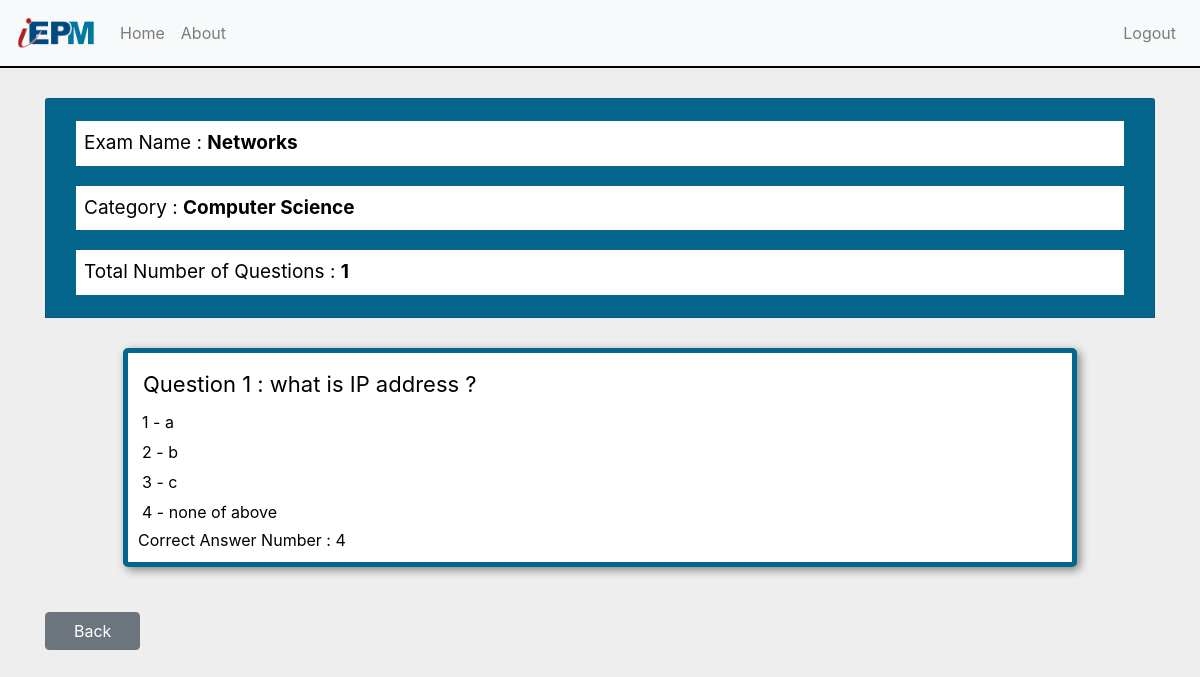
Screenshot of /manage_exam/164/show_exam/ with the database file from the repository.
### main_app/models.py (models this page shows, shortened)
class Exam(models.Model):
    examiner = models.ForeignKey(MyUser, on_delete=models.CASCADE, related_name='exams')
    exam_name = models.CharField(max_length=255)
    slug = models.SlugField(null=True, blank=True)
    category = models.CharField(max_length=255)
    exam_creation_date = models.DateTimeField(default=timezone.datetime.now())
    is_published = models.BooleanField(default=False)
    students = models.ManyToManyField(MyUser, related_name='+')
    num_of_questions = models.IntegerField(default=0)

class Question(models.Model):
    exam = models.ForeignKey(Exam, on_delete=models.CASCADE)
    body = models.TextField(max_length=4096)
    op1 = models.CharField(max_length=255)
    op2 = models.CharField(max_length=255)
    op3 = models.CharField(max_length=255)
    op4 = models.CharField(max_length=255)
    correct_ans = models.IntegerField()

### main_app/views.py (the view)
# urls.py: path('manage_exam/<int:exam_id>/show_exam/', users_views.show_exam, name='show_exam'),
def show_exam(request, exam_id):
    exam = Exam.objects.get(id=exam_id)
    exam_name = exam.exam_name
    exam_category = exam.category
    questions = Question.objects.filter(exam=exam)
    questions_count = len(questions)
    data = {
        'exam_id': exam_id,
        'exam_name': exam_name,
        'exam_category': exam_category,
        'questions': questions,
        'questions_count': questions_count
    }
    return render(request, 'main_app/show_exam.html', data)

### main_app/templates/main_app/show_exam.html (shortened to what this page needs)
{% extends 'base.html' %}
{% load static %}
{% load crispy_forms_tags %}
{% block custom_css %}
    <link rel="stylesheet" href="{% static 'main_app/css/show_exam.css' %}">
{% endblock %}
{% block logout_in_navbar %}
    <li class="nav-item mr-auto">
        <a class="nav-link" href="{% url 'users:logout' %}">Logout</a>
    </li>
{% endblock %}
{% block content %}
    <div class="container ">
        <div class="row">
            <div class="col">
                <div class="card card-header" style="background-color:  #05668D;">
                        <div class="info">Exam Name : <span id="eCode">{{ exam_name }}</span></div>
                        <div class="info">Category : <span id="eName">{{ exam_category }}</span></div>
                        <div class="info">Total Number of Questions : <span id="questionsNum">{{ questions_count }}</span></div>
                    </div>
                      <div id="allQuestinos_area">
                          {% for question in questions %}
                          <div class="question">
                            <div class="question_body">
                                Question <span>{{ forloop.counter }}</span> : <span>{{ question.body }}</span>
                            </div>
                            <div class="option">
                                <span>1</span> - <span>{{ question.op1 }}</span>
                            </div>
                            <div class="option">
                                <span>2</span> - <span>{{ question.op2 }}</span>
                            </div>
                            <div class="option">
                                <span>3</span> - <span>{{ question.op3 }}</span>
                            </div>
                            <div class="option">
                                <span>4</span> - <span>{{ question.op4 }}</span>
                            </div>
                            <div class="correct_answer">
                                Correct Answer Number : <span>{{ question.correct_ans }}</span>
                            </div>
                          </div>
                          {% endfor %}
                       </div>
                    <span><a href="{% url 'main:all_exams' %}"  class="btn btn-secondary" id="backBtn">&emsp;Back&emsp;</a></span>
            </div>
        </div>
    </div>
{% endblock %}

### main_app/static/main_app/css/show_exam.css (style rules this page uses)
.info { background-color: white; margin: 10px; padding: 8px; font-size: 19px; }
.info span { font-weight: bold; }
.card-header { margin: 30px auto; color: black; }
#allQuestinos_area { margin: 20px auto; padding: 0 25px 25px 25px; }
.question { margin: 0px auto; padding: 10px; border: 5px solid #05668D; width: 90%; border-radius: 5px; background-color: white; margin-top: 25px; color: black; box-shadow: 3px 3px 10px gray; }
.question_body { font-size: 22px; padding: 5px; }
.option { padding: 2px; margin: 2px; background: white; background-color: white; color: black; }

### rows the page displays
Exam: exam_name "Networks", category "Computer Science"
Question: body "what is IP address ?", op1 "a", op2 "b", op3 "c", op4 "none of above", correct_ans "4"

### other values shown
{{ questions_count }} "1"
